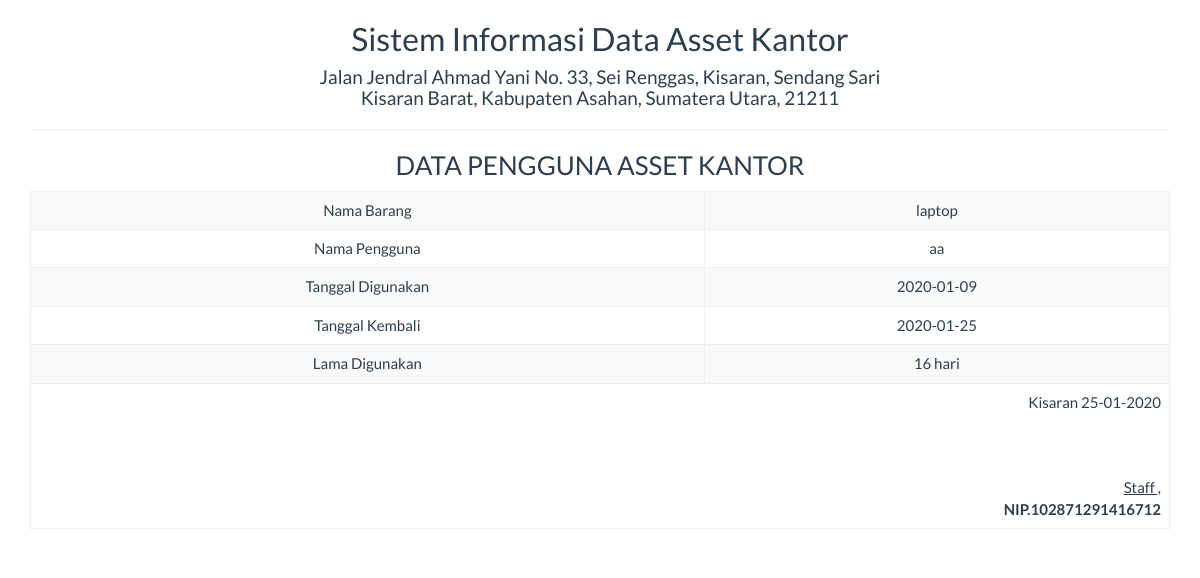
The app's page /report/penggunaan_satu.php?id=3 with its own data.
### tables this page shows
CREATE TABLE IF NOT EXISTS `pengguna` (
`id` int(11) NOT NULL,
  `nama_barang` varchar(100) NOT NULL,
  `nm_pengguna` varchar(100) NOT NULL,
  `tgl_digunakan` varchar(100) NOT NULL,
  `tgl_kembali` varchar(100) NOT NULL,
  `lama_guna` int(100) NOT NULL,
  `ket` varchar(100) NOT NULL
);

### report/penggunaan_satu.php (the view, shortened to what this page needs)
<!DOCTYPE html>
<html>
    <head>
        <link href="../Assets/css/bootstrap.min.css" rel="stylesheet" type="text/css"/>
    </head>
    <body onload="print()">
        <?php
        include '../config/koneksi.php';
        $sql = "SELECT * FROM pengguna WHERE id='" . $_GET ['id'] . "'";
        $query = mysqli_query($koneksi, $sql) or die("SQL Detail error");
        $data = mysqli_fetch_array($query);
        ?>
        <div class="container">
            <div class='row'>
                <div class="col-sm-12">
                    <div class="text-center">
                        <h2>Sistem Informasi Data Asset Kantor </h2>
                        <h4>Jalan Jendral Ahmad Yani No. 33, Sei Renggas, Kisaran, Sendang Sari <br> Kisaran Barat, Kabupaten Asahan, Sumatera Utara, 21211</h4>
                        <hr>
                        <h3>DATA PENGGUNA ASSET KANTOR</h3>
                        <table class="table table-bordered table-striped table-hover">
                            <tbody>
								<tr>
                                    <td>Nama Barang</td> <td><?= $data['nama_barang'] ?></td>
                                </tr>
                                <tr>
                                    <td>Nama Pengguna</td> <td><?= $data['nm_pengguna'] ?></td>
                                </tr>
                                <tr>
                                    <td>Tanggal Digunakan</td> <td><?= $data['tgl_digunakan'] ?></td>
                                </tr>
                                <tr>
                                    <td>Tanggal Kembali</td> <td><?= $data['tgl_kembali'] ?></td>
                                </tr>
								<tr>
                                    <td>Lama Digunakan</td> <td><?= $data['lama_guna'] ?> hari</td>
                                </tr>
                            </tbody>
                            <tfoot>
                                <tr>
                                    <td colspan="2" class="text-right">
                                        Kisaran  <?= date("d-m-Y") ?>
                                        <br><br><br><br>
                                        <u>Staff , <strong></u><br>
                                        NIP.102871291416712
									</td>
								</tr>
							</tfoot>
                        </table>
                    </div>
                </div>
            </div>
    </body>
</html>

### records on screen
pengguna: nama_barang "laptop", nm_pengguna "aa", tgl_digunakan "2020-01-09", tgl_kembali "2020-01-25", lama_guna "16"
